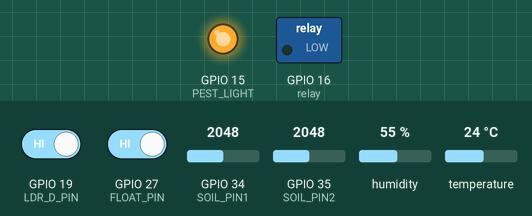
A sketch run on a simulated ESP32. On the bench: switched loads named in the sketch (green lamp = pin HIGH), output pins drawn as LEDs (lit = HIGH). The inputs (shaded band) are chosen by the test bench; at power-on: GPIO 19 (LDR_D_PIN) HIGH, GPIO 27 (FLOAT_PIN) HIGH, GPIO 34 (SOIL_PIN1) = 2048, GPIO 35 (SOIL_PIN2) = 2048, humidity 55 %, temperature 24 °C (analog values on the 0–4095 scale). WiFi joins after 1.5 s; servers stay silent unless stated; what the sketch prints to the serial monitor is not drawn.

Above: at 2.7 s.
2.8 s: GPIO 19 (LDR_D_PIN) driven LOW
At 5.8 s:
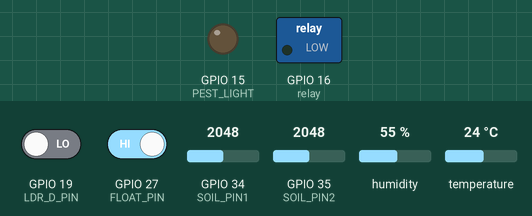
10.0 s: GPIO 19 (LDR_D_PIN) driven HIGH
At 13.5 s:
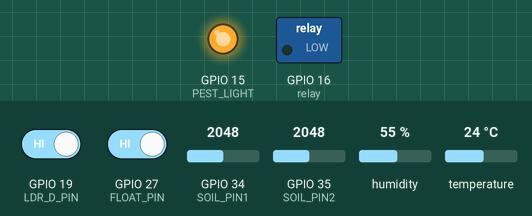
Timing chart, 0 to 15.0 s (numbered marks = the images above; inputs shaded):
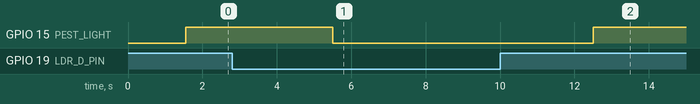

The sketch:

agri3.ino
```cpp
#include <Arduino.h>
#include "DHT.h"
#include <WiFi.h>
#include <Firebase_ESP_Client.h>
#include "addons/TokenHelper.h"
#include "addons/RTDBHelper.h"

// ------------------- Pin Definitions -------------------
#define SOIL_PIN1 34
#define SOIL_PIN2 35
#define DHT_PIN 33
#define DHT_TYPE DHT22
#define FLOAT_PIN 27
#define LDR_D_PIN 19
#define PEST_LIGHT 15   // LDR output LED
#define relay 16
// --- manually calculating relay active time
unsigned long startTime = 0;    // Time when motor turns ON
unsigned long activeTime = 0;   // Total active time
bool motorState = false;
double waterPerSecond = 24.3; // ML
int light=0;
double totalVolumeSession = 0.0;

DHT dht(DHT_PIN, DHT_TYPE);

// // ------ Firebase ------
#define WIFI_SSID "Shahporan"
#define WIFI_PASSWORD "Shahporan"

// // Firebase Credentials
#define DATABASE_URL "https://smart-agriculture-system-25807-default-rtdb.firebaseio.com"
#define API_KEY "AIzaSyAOl9cvZ-T7w5-5wtYCGMPbA6oBQbHhtec"

FirebaseData fbdo;
FirebaseConfig config;
FirebaseAuth auth;

unsigned long sendDataPrevMillis = 0;
bool signupOK = false;


void firebaseSetUp()
{
    // Connect to Wi-Fi
  WiFi.begin(WIFI_SSID, WIFI_PASSWORD);
  Serial.print("Connecting to Wi-Fi");
  while (WiFi.status() != WL_CONNECTED) {
    Serial.print(".");
    delay(500);
  }
  Serial.println("\nWi-Fi Connected!");

  // Firebase configuration
  config.database_url = DATABASE_URL;
  config.api_key = API_KEY;

  // Anonymous login (leave email/password empty)
  if(Firebase.signUp(&config, &auth, "", "")){
    Serial.println("SignUp OK");
    signupOK = true;
  }else{
    Serial.print("Signup Error: ");
    Serial.println(config.signer.signupError.message.c_str());

  }
  config.token_status_callback = tokenStatusCallback;
  Firebase.begin(&config, &auth);
  Firebase.reconnectWiFi(true);


  Serial.println("Firebase initialized!");
}
void sendDataFirebase(int moisture, float temp, float hum, int pump, int light, double water = 0.0){
  if(Firebase.ready() && signupOK && (millis() - sendDataPrevMillis > 5000 || sendDataPrevMillis == 0)){
    sendDataPrevMillis = millis();


    if (Firebase.RTDB.setInt(&fbdo, "weather/moisture", moisture)) {
      Serial.println("Moisture sent: " + String(moisture) + "%");

    } else {
      Serial.println("Error sending moisture: " + fbdo.errorReason());
    }
    if (Firebase.RTDB.setInt(&fbdo, "weather/humidity", hum)) {
      Serial.println("Humidity sent: " + String(hum) + "%");
    } else {
      Serial.println("Error sending moisture: " + fbdo.errorReason());
    }
    if (Firebase.RTDB.setInt(&fbdo, "weather/temperature", temp)) {
      Serial.println("Humidity sent: " + String(temp) + "°C");
    } else {
      Serial.println("Error sending moisture: " + fbdo.errorReason());
    }
    if (Firebase.RTDB.setInt(&fbdo, "systemStatus/motor", pump)) {
      Serial.println("Pump status sent: " + String(pump));
    } else {
      Serial.println("Error sending moisture: " + fbdo.errorReason());
    }
    if (Firebase.RTDB.setInt(&fbdo, "systemStatus/nightLight", light)) {
      Serial.println("Night Light status sent: " + String(light));
    } else {
      Serial.println("Error sending moisture: " + fbdo.errorReason());
    }
    if (Firebase.RTDB.setInt(&fbdo, "water/lastSession", water)) {
      Serial.println("Water status sent: " + String(light));
    } else {
      Serial.println("Error sending moisture: " + fbdo.errorReason());
    }
  }
}
double readDataFirebase(){
    if(Firebase.ready() && signupOK && (millis() - sendDataPrevMillis > 5000 || sendDataPrevMillis == 0)){
       if (Firebase.RTDB.getInt(&fbdo, "sensor/moisture")) {
   double value= fbdo.intData();

    Serial.println("Moisture: "+ String(value));
  } else {
    Serial.println("Error reading : " + fbdo.errorReason());
  }
    }
}

// // ------------------- Calibration -------------------
const int dryValue = 3500;   // raw ADC when soil is dry
const int wetValue = 1130;   // raw ADC when soil is wet
const int numSamples = 4;   // median filter
const float alpha = 0.1;     // smoothing factor

float smoothed1 = 0;
float smoothed2 = 0;
// ------------------- Setup -------------------
void setup() {
  Serial.begin(115200);
  firebaseSetUp();

  analogReadResolution(12);
  analogSetAttenuation(ADC_11db);

  // pinMode(LED_SOIL_PIN, OUTPUT);
  pinMode(FLOAT_PIN, INPUT_PULLUP); // Use internal pull-up

  dht.begin();

  pinMode(relay, OUTPUT);

  pinMode(LDR_D_PIN, INPUT);
  pinMode(PEST_LIGHT, OUTPUT);
  digitalWrite(PEST_LIGHT, LOW);

  Serial.println("Smart Dual Soil + DHT22 system initializing...");
}

// ------------------- Loop -------------------
void loop() {


  int soilAvg = getSoilAvg();
  float temp = getTemperature();
  float hum = getHumidity();
  int state = digitalRead(LDR_D_PIN);
  // delay(1000);


  if (state == LOW) {
    // Depending on module, HIGH might mean bright
    Serial.println("🌞 Daytime detected");
    digitalWrite(PEST_LIGHT, LOW);   // LED OFF at day
    light= 0;
  } else {
    Serial.println("🌙 Nighttime detected");
    digitalWrite(PEST_LIGHT, HIGH);  // LED ON at night
    light=1;
  }

  // // Print readings
  Serial.print("Water: "); Serial.print(isWaterPresent());
  Serial.print(" Soil Avg: "); Serial.print(soilAvg); Serial.print("%  |  ");
  if (!isnan(temp) && !isnan(hum)) {
    Serial.print("Temp: "); Serial.print(temp); Serial.print("°C  ");
    Serial.print("Humidity: "); Serial.print(hum); Serial.println("%");

  } else {
    Serial.println("DHT reading error!");
  }


  // ---- Smart watering decision using soil, temp, and humidity ----
  bool needWater = false;

  if (soilAvg <= 60) {  // soil dry
    if (!isnan(hum) && !isnan(temp)) {
      if (hum <= 70 && temp >= 25) {    // air not too humid, temp reasonable
        needWater = true;
      }
      else {
        needWater = false;
      }
    }
  }


  // Add float switch check
if (needWater && isWaterPresent()) {
    digitalWrite(relay, HIGH); // Relay(pump) ON = water can be given
    Serial.println("Motor on");
    if(!motorState){
      startTime = millis();
      motorState = true;
    }
} else {
    digitalWrite(relay, LOW);  // Relay(pump) OFF = do not water
    Serial.println("Relay off");
    if(motorState){
      activeTime = millis() - startTime;
      motorState = false;
    Serial.print("Motor ran for: ");
    Serial.print(activeTime / 1000.0); // Convert to seconds
    Serial.print(" seconds| Water this session: ");
    totalVolumeSession = (waterPerSecond * (activeTime/1000.0))/1000.0;
    Serial.print(totalVolumeSession);
    Serial.println("L");
    }
}
  if(motorState == false){
    sendDataFirebase(soilAvg, temp, hum, motorState, light, totalVolumeSession);
  } else {
    sendDataFirebase(soilAvg, temp, hum, motorState, light);
  }


  delay(3000); // update every 3 seconds
}


// -------------------Float switch--------------

bool isWaterPresent() {
  int floatState = digitalRead(FLOAT_PIN);

  // Adjust logic if your switch is NO or NC
  // Return true if water detected, false if no water
  if (floatState == HIGH) { // Modify if needed for your switch type
    return true; // Water present
  } else {
    return false; // No water
  }
}
// ------------------- Soil Sensor Functions -------------------
int readMedian(int pin) {
  int readings[numSamples];
  for (int i = 0; i < numSamples; i++) {
    readings[i] = analogRead(pin);
    delay(5);
  }
  // bubble sort
  for (int i = 0; i < numSamples - 1; i++) {
    for (int j = i + 1; j < numSamples; j++) {
      if (readings[i] > readings[j]) {
        int temp = readings[i];
        readings[i] = readings[j];
        readings[j] = temp;
      }
    }
  }
  return readings[numSamples / 2];
}

int soilPercent(int rawValue) {
  int percent = map(rawValue, dryValue, wetValue, 0, 100);
  return constrain(percent, 0, 100);
}

int getSoil1() {
  int median = readMedian(SOIL_PIN1);
  smoothed1 = smoothed1 * (1 - alpha) + median * alpha;
  return soilPercent((int)smoothed1);
}

int getSoil2() {
  int median = readMedian(SOIL_PIN2);
  smoothed2 = smoothed2 * (1 - alpha) + median * alpha;
  return soilPercent((int)smoothed2);
}

int getSoilAvg() {
  return (getSoil1() + getSoil2()) / 2;
}

// ------------------- DHT22 Functions -------------------
float getTemperature() {
  return dht.readTemperature();
}

float getHumidity() {
  return dht.readHumidity();
}
```

Measured:
- after the input at 2.8 s, GPIO 15 (PEST_LIGHT): HIGH → LOW after 2.7 s
- after the input at 10.0 s, GPIO 15 (PEST_LIGHT): LOW → HIGH after 2.5 s
